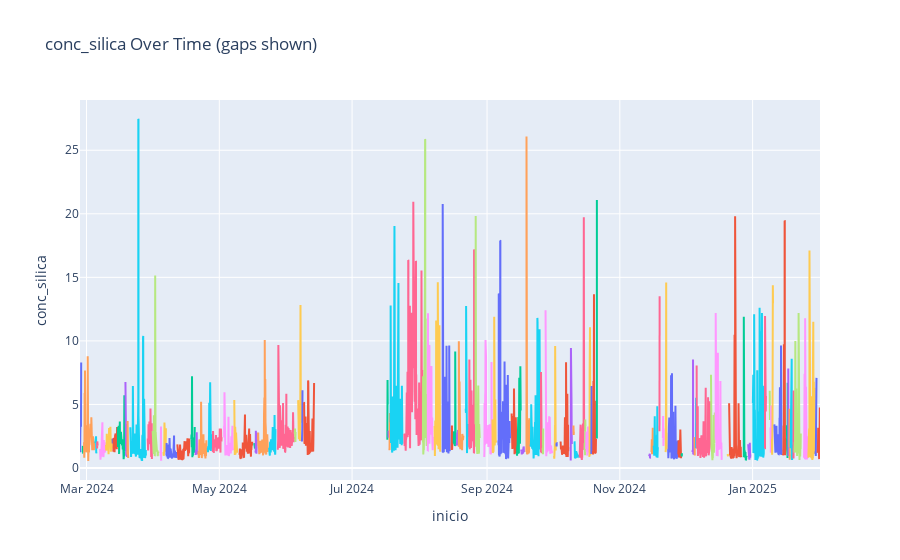

The notebook cell saved with this chart:
### Markdown cell above
## Exploratory data analysis

### Code cell
plot_time_series_with_gaps(df_clean,'inicio','conc_silica')
